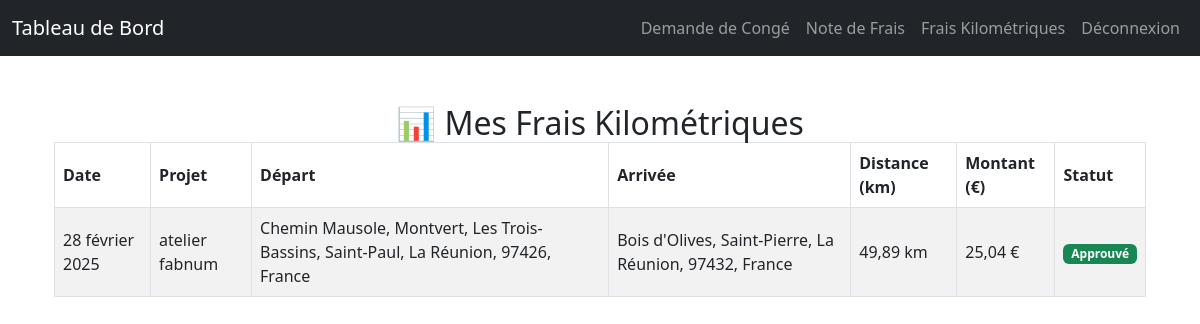
The app's page /my-kilometric-expenses/ (signed in), older data.
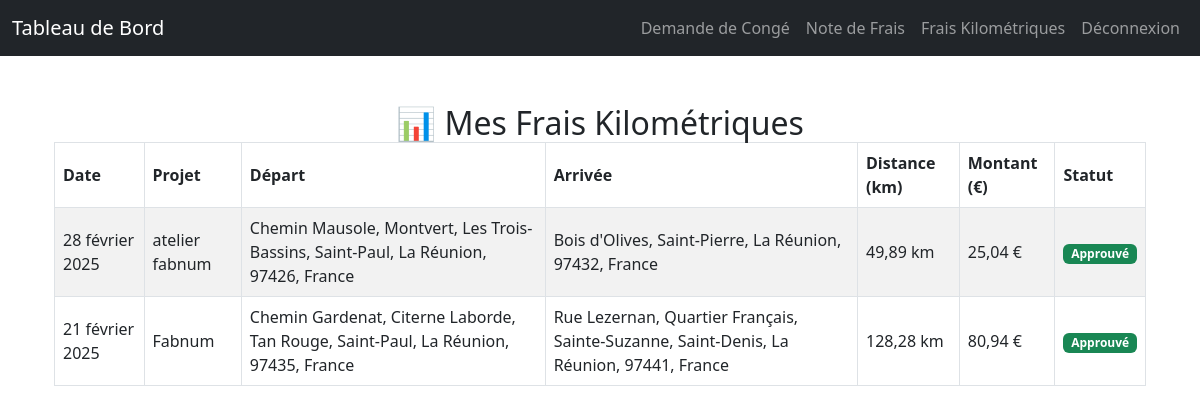
The same page, newer data.
### rh_management/models.py (models this page shows, shortened)
class KilometricExpense(models.Model):
    STATUS_CHOICES = [
        ("pending", "En attente"),
        ("approved", "Approuvé"),
        ("rejected", "Rejeté"),
    ]
    user = models.ForeignKey(User, on_delete=models.CASCADE)
    date = models.DateField()
    vehicle_type = models.CharField(max_length=20, choices=VEHICLE_TYPES)
    fiscal_power = models.IntegerField()
    departure = models.CharField(max_length=255)
    departure_lat = models.FloatField(blank=True, null=True)
    departure_lng = models.FloatField(blank=True, null=True)
    arrival = models.CharField(max_length=255)
    arrival_lat = models.FloatField(blank=True, null=True)
    arrival_lng = models.FloatField(blank=True, null=True)
    distance = models.FloatField(blank=True, null=True)
    project = models.CharField(max_length=255, blank=True, null=True)  # Nouveau champ "Projet"
    amount = models.DecimalField(max_digits=10, decimal_places=2)  # Déjà limité à 2 décimales
    status = models.CharField(
        max_length=10,
        choices=STATUS_CHOICES,
        default='pending'
    )
    description = models.CharField(max_length=255, blank=True)

### rh_management/views.py (the view)
# urls.py: path("my-kilometric-expenses/", my_kilometric_expenses, name="my_kilometric_expenses"),  # View my kilometric expenses
@login_required
def my_kilometric_expenses(request):
    expenses = KilometricExpense.objects.filter(user=request.user).order_by("-date")
    return render(request, "rh_management/my_kilometric_expenses.html", {"expenses": expenses})

### templates/rh_management/my_kilometric_expenses.html
{% extends "base.html" %}
{% block content %}
<div class="container mt-5">
    <h2 class="mb-0 text-center">📊 Mes Frais Kilométriques</h2>
    <div class="table-responsive">
        <table class="table table-striped table-bordered">
            <thead class="thead-dark">
                <tr>
                    <th>Date</th>
                    <th>Projet</th>
                    <th>Départ</th>
                    <th>Arrivée</th>
                    <th>Distance (km)</th>
                    <th>Montant (€)</th>
                    <th>Statut</th>
                </tr>
            </thead>
            <tbody>
                {% for expense in expenses %}
                <tr>
                    <td>{{ expense.date }}</td>
                    <td>{% if expense.project %} {{ expense.project }} {% else %} Aucun projet {% endif %}</td>
                    <td>{{ expense.departure }}</td>
                    <td>{{ expense.arrival }}</td>
                    <td>{% if expense.distance %}{{ expense.distance|floatformat:2 }} km{% else %}N/A{% endif %}</td>
                    <td>{{ expense.amount|floatformat:2 }} €</td>
                    <td>
                        <span class="badge bg-{% if expense.status == 'approved' %}success{% elif expense.status == 'pending' %}warning{% else %}danger{% endif %}">
                            {{ expense.get_status_display }}
                        </span>
                    </td>
                </tr>
                {% empty %}
                <tr>
                    <td colspan="7" class="text-center">Aucun frais kilométrique enregistré.</td>
                </tr>
                {% endfor %}
            </tbody>
        </table>
    </div>
</div>
{% endblock %}

Row changes from the older to the newer data that the page shows:
added KilometricExpense: date "21 février 2025", project "Fabnum", departure "Chemin Gardenat, Citerne Laborde, Tan Rouge, Saint-Paul, La Réunion, 97435, France", arrival "Rue Lezernan, Quartier Français, Sainte-Suzanne, Saint-Denis, La Réunion, 97441, France", distance "128,28", amount "80,94", status "Approuvé"
